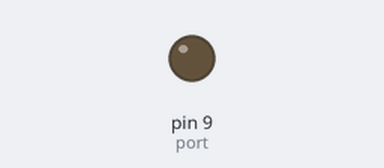
Bench run of a sketch on a simulated Arduino Uno, built with avr-gcc and run on an emulated ATmega328P. Parts: output pins drawn as LEDs (lit = HIGH).

Above: at 0.05 s.
At 1.2 s:
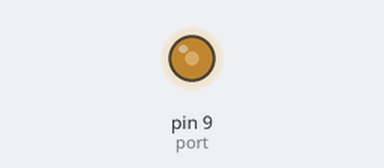
At 2.35 s:
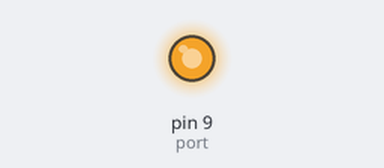
At 4.65 s:
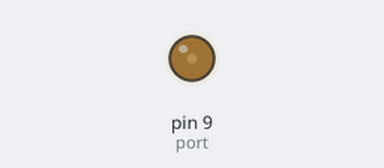
Timing chart, 0 to 6.6 s (numbered marks = the images above):
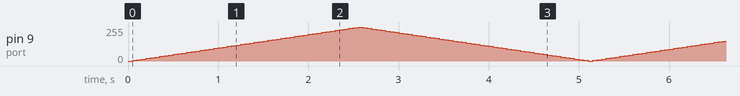

The sketch:

fading_light.ino
```cpp
int port = 9;
int fade = 5;
int brightness = 0;

// 0 - 255 range for pulse with modulation
// -> 8-bit system 2^8 = 256 values
int minVal = 0;
int maxVal = 255;

void setup() {
  // OUTPUT -> LED gives output
  pinMode (port, OUTPUT);
}

void loop() {
  // HIGH (high voltage = on, LOW = low voltage = off)
  // digital is either on or off, therefore we use analogWrite instead of digitalWrite
  analogWrite(port, brightness);
  brightness += fade;

  if (brightness == minVal || brightness == maxVal) {
    fade = -fade;
  }
  delay(50);
}
```
